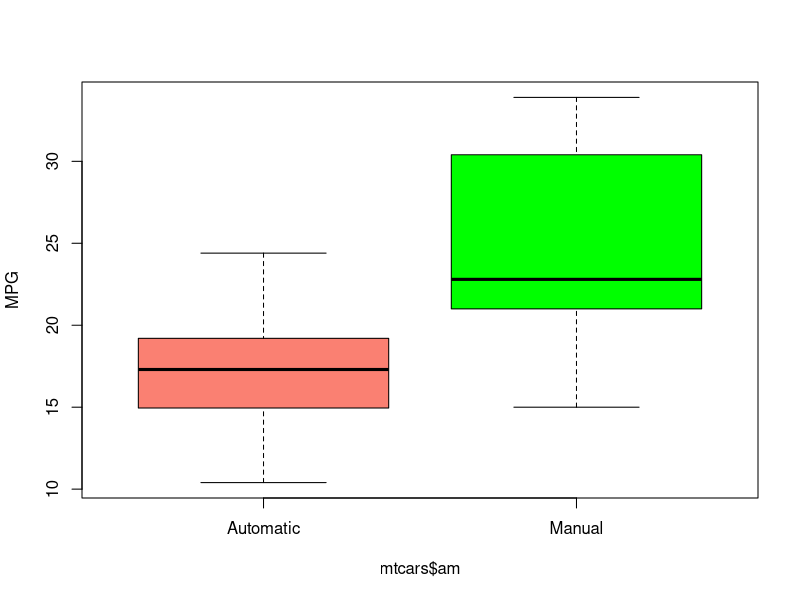
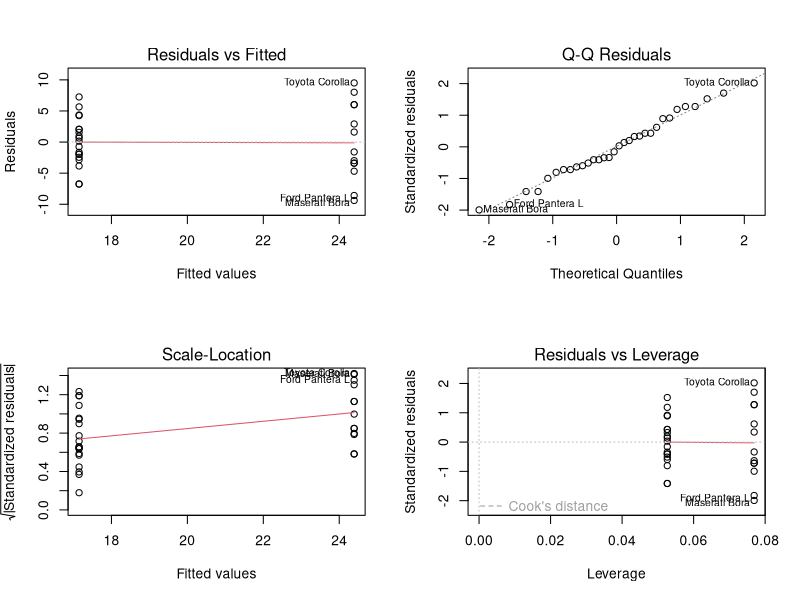
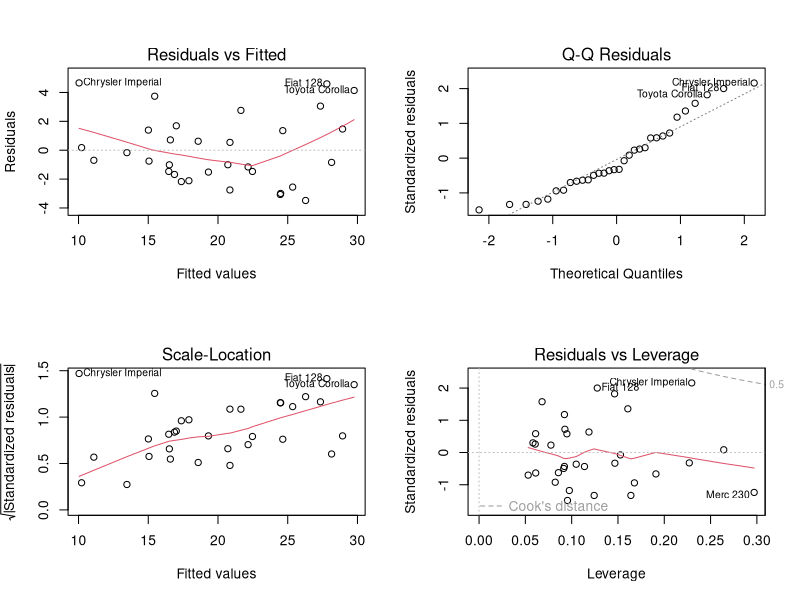

R code for these plots, in order:
## ---- chunk 1
knitr::opts_chunk$set(echo = TRUE)
## ---- chunk 2
library(datasets)
data(mtcars)
## ---- chunk 3
mtcars$am <- as.factor(mtcars$am)
levels(mtcars$am) <- c("Automatic", "Manual")
mtcars$cyl <- as.factor(mtcars$cyl)
mtcars$gear <- NULL
## ---- chunk 4
boxplot(mtcars$mpg ~ mtcars$am, col=c("salmon","green"), ylab="MPG")
## ---- chunk 5
fit0 <- lm(mpg ~ am, data = mtcars)
summary(fit0)
## ---- chunk 6
par(mfrow=c(2,2))
plot(fit0)
## ---- chunk 7
library(MASS)
fit1 <- lm(mpg ~ ., data=mtcars)
sfit1 <- step(fit1, direction="both")
## ---- chunk 8
summary(sfit1)
sfit1$anova
## ---- chunk 9
par(mfrow=c(2,2))
plot(sfit1)
## ---- chunk 10
mmanual <- mean(subset(mtcars, am == "Manual")$wt)
mauto <- mean(subset(mtcars, am == "Automatic")$wt)
## ---- chunk 11
fit3 <- lm(mpg ~ wt + qsec, mtcars)
summary(fit3)
anova(fit3, sfit1)
